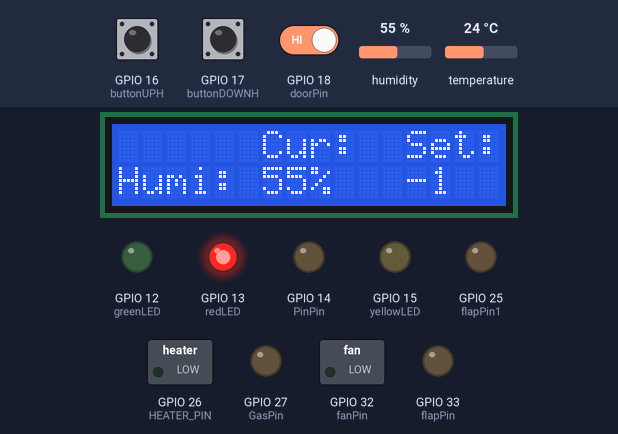
Bench run of a sketch on a simulated ESP32. Shown: 16×2 character LCD, switched loads named in the sketch (green lamp = pin HIGH), output pins drawn as LEDs (lit = HIGH). The test bench sets the inputs (shaded band); at power-on: GPIO 18 (doorPin) HIGH, GPIO 16 (buttonUPH) HIGH, humidity 55 %, GPIO 17 (buttonDOWNH) HIGH, temperature 24 °C. EEPROM starts erased.

Above: at 1.2 s.
1.3 s: GPIO 18 (doorPin) driven LOW
At 5.1 s:
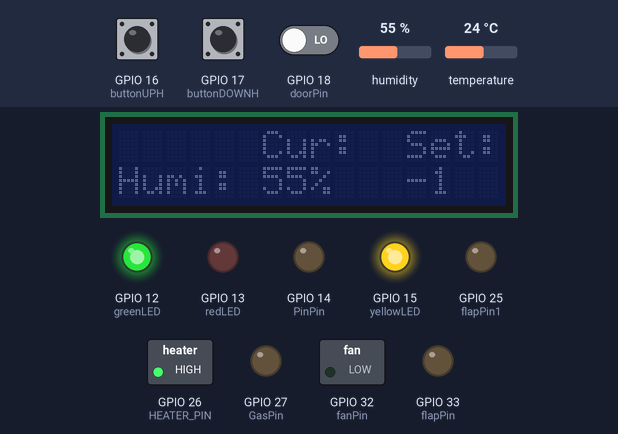
5.8 s: GPIO 16 (buttonUPH) pulled LOW for 1 s
At 6.9 s:
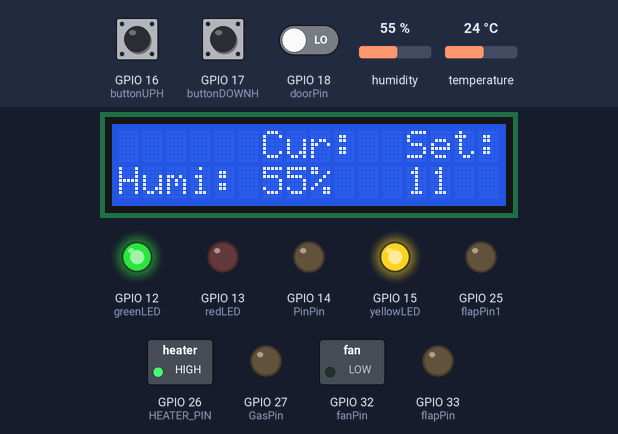
8.3 s: humidity set to 22 %
At 10.7 s:
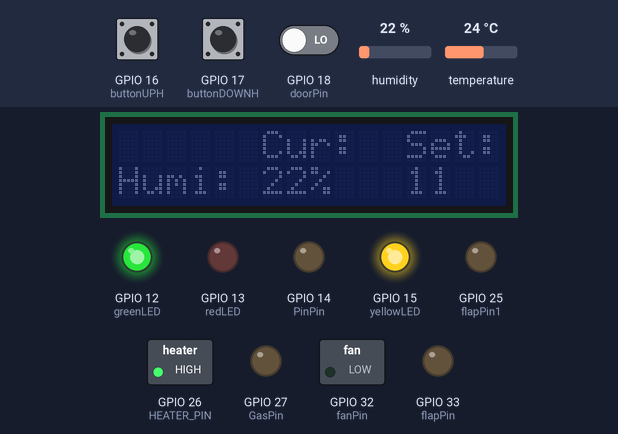
11.0 s: GPIO 17 (buttonDOWNH) pulled LOW for 3.2 s
At 14.9 s:
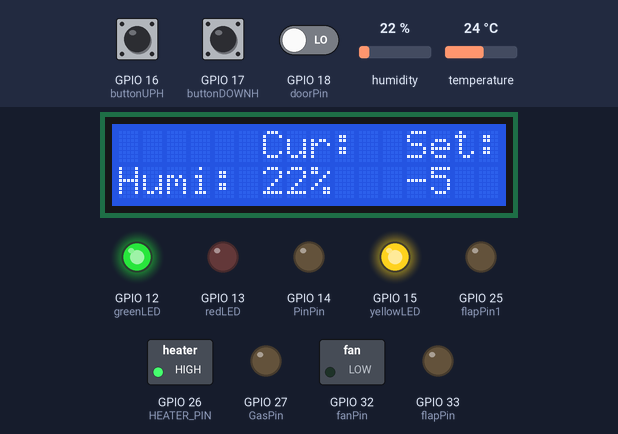
15.7 s: GPIO 16 (buttonUPH) pulled LOW for 0.3 s
At 16.6 s:
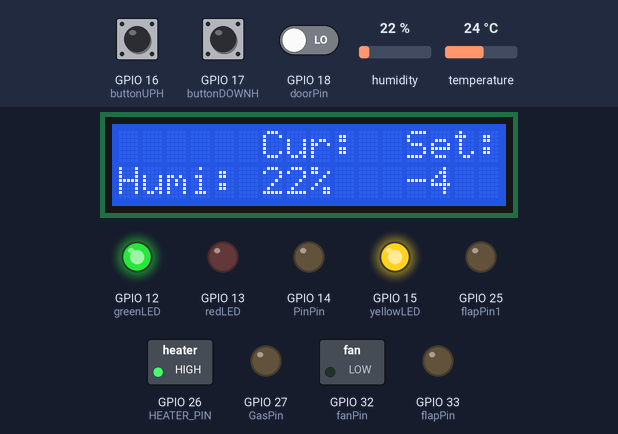
20.5 s: GPIO 17 (buttonDOWNH) pulled LOW for 0.3 s
At 24.5 s:
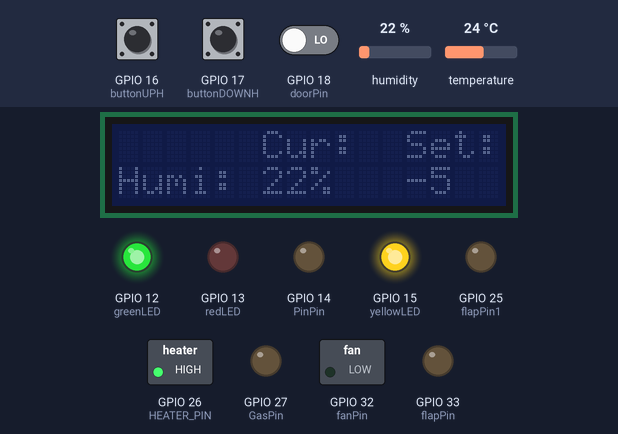
Timing chart, 0 to 26.0 s (numbered marks = the images above; inputs shaded):
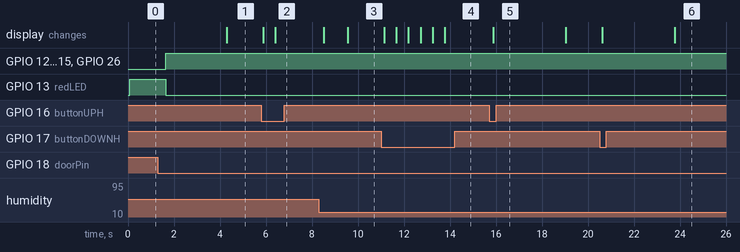

Measured:
- after the input at 1.3 s, GPIO 12 (greenLED), GPIO 15 (yellowLED), GPIO 26 (HEATER_PIN): LOW → HIGH after 0.35 s; GPIO 13 (redLED): HIGH → LOW after 0.35 s; the display: changes after 3.0 s (image 1)
- after the input at 5.8 s, the display: first changes after 0.08 s (image 2 shows a later state)
- after the input at 8.3 s, the display: first changes after 0.21 s (image 3 shows a later state)
- after the input at 11.0 s, the display: first changes after 0.13 s (image 4 shows a later state)
- after the input at 15.7 s, the display: changes after 0.18 s (image 5)
- after the input at 20.5 s, the display: first changes after 0.11 s (image 6 shows a later state)

The sketch:

shkaff_copy_last_1602_copy_14.11.ino
```cpp
#include <DHT.h>
#include <Wire.h>
#include <LiquidCrystal_I2C.h>
#include <EEManager.h>
#define DHTPIN 23      // Пин, к которому подключен датчик влажности
#define DHTTYPE DHT22  // Используемый тип датчика DHT22
LiquidCrystal_I2C lcd(0x27, 16, 2);
DHT dht(DHTPIN, DHTTYPE);

// Переопределение пинов
int buttonUPH = 16;    // Пин кнопки + влажности
int buttonDOWNH = 17;  // Пин кнопки - влажности

const int doorPin = 18;     // Пин датчика дверцы
const int redLED = 13;      // Красный светодиод
const int greenLED = 12;    // Зеленый светодиод
const int yellowLED = 15;   // Желтый светодиод
const int fanPin = 32;      // Пин управления вентилятором
const int flapPin = 33;     // Пин управления заслонками
const int flapPin1 = 25;    // Пин управления заслонками
const int HEATER_PIN = 26;  // Пин подключения нагревательного элемента
const int GasPin = 27;      // Пин подключения клапана азота
const int PinPin = 14;

// Переменные
int address = 0; // адрес памяти для записи (от 0 до 511)
int lastRH = 0;
int humiditySetpoint = 0;      // Заданное значение влажности
float humidityTolerance = 1.0;  // Допустимое отклонение влажности
float humidity = 0.0;
bool heaterOn = false;
bool cycleRunning = false;
bool fanOn = false;
bool flapOn = false;
bool regeneratiOn = false;
bool dehumi = false;
bool doorOpen = false;
bool isWaiting = false;

// Начальное значение таймеров
unsigned long previousFanMillis = 0;
unsigned long previousFanRMillis = 0;
unsigned long previousHeatRMillis = 0;
unsigned long previousGasMillis = 0;
unsigned long fanTimer = 0;
unsigned long backlightOffTime = 0;

// Таймеры
const int ON_TIME_H = 1200000;  // Время включения вентилятора в миллисекундах (20 минут)
const int interval = 300000;    // Время ожидания вентилятора в миллисекундах (5 минут)
const int interval2 = 3000000;  // Время нагрева в режиме регенерации в миллисекундах (50 минут)
const int interval3 = 1500000;  // Время работы вентилятора в режиме регенерации в миллисекундах (25 минут)
const int interval4 = 30000;    // Время открытия клапана азота*


void setup() {
  lcd.init();
  lcd.clear();
  lcd.backlight();
  pinMode(HEATER_PIN, OUTPUT);
  pinMode(GasPin, OUTPUT);
  pinMode(PinPin, OUTPUT);
  pinMode(doorPin, INPUT_PULLUP);
  pinMode(redLED, OUTPUT);
  pinMode(greenLED, OUTPUT);
  pinMode(yellowLED, OUTPUT);
  pinMode(fanPin, OUTPUT);
  pinMode(flapPin, OUTPUT);
  pinMode(flapPin1, OUTPUT);
  pinMode(buttonUPH, INPUT_PULLUP);
  pinMode(buttonDOWNH, INPUT_PULLUP);

  digitalWrite(redLED, LOW);
  digitalWrite(greenLED, LOW);
  digitalWrite(yellowLED, LOW);
  digitalWrite(fanPin, LOW);
  digitalWrite(flapPin, LOW);
  digitalWrite(flapPin1, LOW);
  digitalWrite(HEATER_PIN, LOW);
  digitalWrite(GasPin, LOW);
  digitalWrite(PinPin, LOW);

  Serial.begin(9600);
  EEPROM.begin(100);
  dht.begin();
  EEPROM.get(0, humiditySetpoint);
}
// Цикл
void loop() {
  unsigned long currentFanMillis = millis();
  unsigned long currentFanRMillis = millis();
  unsigned long currentHeatMillis = millis();
  unsigned long currentHeatRMillis = millis();
  unsigned long currentGasMillis = millis();
  int doorState = digitalRead(doorPin);
  float humidity = dht.readHumidity();
  lastRH = humidity;

  if (doorState == HIGH) {          // Дверца открыта
    digitalWrite(redLED, HIGH);     // Включаем красный светодиод
    digitalWrite(greenLED, LOW);    // Выключаем зеленый светодиод
    digitalWrite(yellowLED, LOW);   // Выключаем зеленый светодиод
    digitalWrite(fanPin, LOW);      // Выключаем вентиляторы
    digitalWrite(HEATER_PIN, LOW);  // Выключаем нагрев
    digitalWrite(flapPin, LOW);     // Закрываем заслонки
    digitalWrite(flapPin1, LOW);    // Закрываем заслонки
    lcd.backlight();
    cycleRunning = false;
    isWaiting = false;             // Сброс таймера
    heaterOn = false;              // Нагрев выключен
    regeneratiOn = false;          // Режим регенерации выключен
    flapOn = false;                // Заслонки закрыты
    doorOpen = true;               // Дверь открыта
  } else {                         // Дверца закрыта
    digitalWrite(redLED, LOW);     // Выключаем красный светодиод
    digitalWrite(greenLED, HIGH);  // Включаем зеленый светодиод
    doorOpen = false;              // Дверь закрыта

    if (!isWaiting && humidity > humiditySetpoint - humidityTolerance && !regeneratiOn) {  // Если таймер не запущен и влажность выше установленной (с учетом отклонения), включаем вентиляторы
      digitalWrite(fanPin, HIGH);                                                          // Включаем вентиляторы
      fanTimer = millis();                                                                 // Запускаем таймер
      isWaiting = true;                                                                    // Таймер запущен
      fanOn = true;                                                                        // Вентиляторы включены
      dehumi = true;

    } else if (humidity <= humiditySetpoint - humidityTolerance && !regeneratiOn) {  // Если таймер запущен и время прошло больше чем время включения вентилятора (20 мин.), выключаем вентиляторы
      digitalWrite(fanPin, LOW);                                                     // Выключаем вентиляторы
      fanOn = false;
      isWaiting = false;

    } else if (isWaiting && (millis() - fanTimer > ON_TIME_H)) {  // Если таймер запущен и время прошло больше чем время включения вентилятора (20 мин.), выключаем вентиляторы
      digitalWrite(fanPin, LOW);                                  // Выключаем вентиляторы
      fanOn = false;                                              // Вентиляторы выключены
    }
    if (currentFanMillis - previousFanMillis >= interval) {  // Запуск таймера ожидания, сравнение мс с интервалом
      previousFanMillis = currentFanMillis;
      if (!fanOn && isWaiting) {  // Если вентиляторы выключены и активно ожидание, выключаем ожидание
        isWaiting = false;        // Ожидание выключено
        previousFanMillis = millis();
      }
    }
  //}

  //Регенерация
    if (!cycleRunning && (lastRH + 1) > humiditySetpoint + 10) {  // Если цикл регенерации не включен и влажность установленная выше, чем текущая влажность +10%
      cycleRunning = true;                                        // Включаем цикл
      previousHeatRMillis = millis();
      digitalWrite(fanPin, LOW);
      fanOn = false;
      isWaiting = false;
      digitalWrite(yellowLED, HIGH);   // Включаем желтый светодиод
      regeneratiOn = true;             // Режим регенерации запущен
      digitalWrite(HEATER_PIN, HIGH);  // Включаем нагрев
      heaterOn = true;                 // Нагрев включен
    }
    if (currentHeatRMillis - previousHeatRMillis >= interval2) {  // Сравнение времени таймера с интервалом
      previousHeatRMillis = currentHeatRMillis;
      if (heaterOn && regeneratiOn) {  // Если нагрев включен и регенерация включена
        previousFanRMillis = millis();
        digitalWrite(HEATER_PIN, LOW);  // Выключаем нагрев
        heaterOn = false;               // Нагрев выключен
        digitalWrite(fanPin, HIGH);     // Включаем вентиляторы
        fanOn = true;                   // Вентиляторы включены
        digitalWrite(flapPin, HIGH);
        digitalWrite(flapPin1, HIGH);
        flapOn = true;
      }
      if (currentFanRMillis - previousFanRMillis >= interval3) {  // Сравнение времени таймера с интервалом
        previousFanRMillis = currentFanRMillis;
        if (fanOn || flapOn && regeneratiOn) {  // Если вентиляторы включены и регенерация включена
          digitalWrite(fanPin, LOW);            // Выключаем вентиляторы
          fanOn = false;                        // Вентиляторы выключены
          digitalWrite(flapPin, LOW);
          digitalWrite(flapPin1, LOW);
          flapOn = false;
          digitalWrite(yellowLED, LOW);
          regeneratiOn = false;
        }
      //      if (currentGasMillis - previousGasMillis >= interval4) {  // Сравнение времени таймера с интервалом
      //        previousGasMillis = currentGasMillis;
      //       if (!dehumi || !regeneratiOn) {
      //          digitalWrite(GasPin, HIGH);
      //          lcd.setCursor(3, 0);
      //          lcd.print("Gas");
      //          digitalWrite(GasPin, LOW);
      //        }
        cycleRunning = false;  // Т.к. цикл выполнен, выключаем цикл, для дальнейшего запуска
       }
     }
   }

  //Кнопки
  if (digitalRead(buttonUPH) == LOW) {  // Проверяем, нажат ли контакт
    humiditySetpoint++;                 // Увеличиваем установку влажности
    EEPROM.put(0, humiditySetpoint);
    EEPROM.commit();
  }
  if (digitalRead(buttonDOWNH) == LOW) {  // Проверяем, нажат ли контакт
    humiditySetpoint--;                   // Уменьшаем установку влажности
    EEPROM.put(0, humiditySetpoint);
    EEPROM.commit();
  }

  // Дисплей
  if (!digitalRead(buttonDOWNH) || !digitalRead(buttonUPH) || digitalRead(doorPin)) {
    lcd.backlight();
    backlightOffTime = millis() + 3000;  // Подсветка 3 секунды
  }
  if (millis() >= backlightOffTime) {
    lcd.noBacklight();
  }
  if (isnan(humidity)) {
    lcd.setCursor(0, 0);
    lcd.print("Failed");
  } else {
    lcd.setCursor(6, 0);
    lcd.print("Cur: ");
    lcd.setCursor(12, 0);
    lcd.print("Set: ");
    lcd.setCursor(0, 1);  // Позиция курсора
    lcd.print("Humi: ");
    lcd.setCursor(6, 1);
    lcd.print(lastRH);  // Влажность
    lcd.print("%");
    lcd.setCursor(12, 1);
    lcd.print(humiditySetpoint);
//    lcd.setCursor(15, 1);
//    lcd.print(cycleRunning);
  }
  delay(500);  // Задержка
}
```
